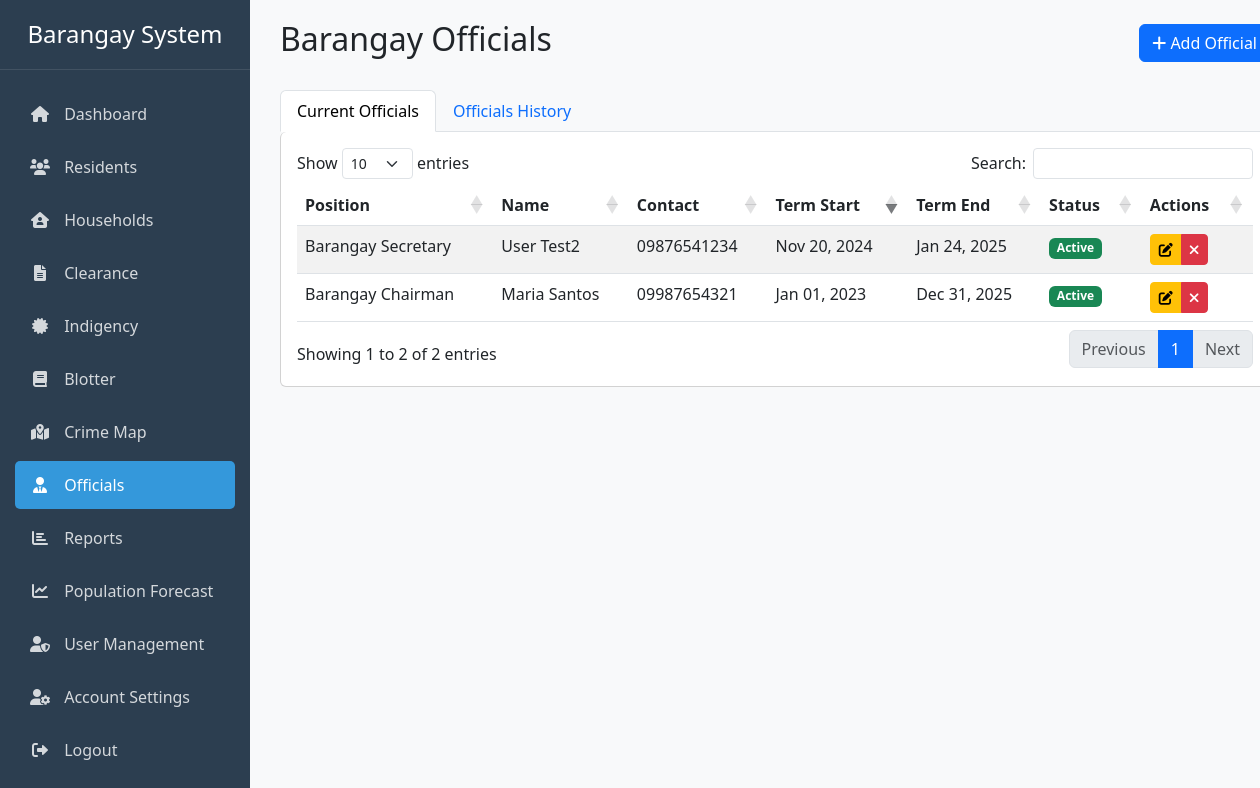
Screenshot of /officials.php (signed in) with the database file from the repository.
### tables this page shows
CREATE TABLE `officials` (
  `id` int(11) NOT NULL,
  `position` varchar(50) NOT NULL,
  `first_name` varchar(50) NOT NULL,
  `last_name` varchar(50) NOT NULL,
  `contact_number` varchar(20) DEFAULT NULL,
  `term_start` date NOT NULL,
  `term_end` date NOT NULL,
  `status` enum('Active','Inactive') DEFAULT 'Active'
);

### includes/permissions.php (called while the page is built, shortened)
<?php
function checkUserPermission($action) {
    $role = $_SESSION['role'];
    $permissions = [
        'admin' => [
            'create_resident' => true,
            'edit_resident' => true,
            'delete_resident' => true,
            'view_resident' => true,
            'create_household' => true,
            'edit_household' => true,
            'delete_household' => true,
            'view_household' => true,
            'create_indigency' => true,
            'edit_indigency' => true,
            'delete_indigency' => true,
            'view_indigency' => true,
            'print_indigency' => true,
            'create_clearance' => true,
            'edit_clearance' => true,
            'delete_clearance' => true,
            'view_clearance' => true,
            'print_clearance' => true,
            'view_officials' => true,
            'create_official' => true,
            'edit_official' => true,
            'end_official_term' => true,
            'create_blotter' => true,
            'edit_blotter' => true,
            'delete_blotter' => true,
            'view_blotter' => true,
            'change_blotter_status' => true
        ],
        'secretary' => [
            'create_resident' => false,
            'edit_resident' => false,
            'delete_resident' => false,
            'view_resident' => true,
            'create_household' => false,
            'edit_household' => false,
            'delete_household' => false,
            'view_household' => true,
            'create_indigency' => true,
            'edit_indigency' => false,
            'delete_indigency' => false,
            'view_indigency' => true,
            'print_indigency' => true,
            'create_clearance' => true,
            'edit_clearance' => false,
            'delete_clearance' => false,
            'view_clearance' => true,
            'print_clearance' => false,
            'view_officials' => true,
            'create_official' => false,
            'edit_official' => false,
            'end_official_term' => false,
            'create_blotter' => true,
            'edit_blotter' => true,
            'delete_blotter' => false,
            'view_blotter' => true,
            'change_blotter_status' => false
        ]
    ];
    return isset($permissions[$role][$action]) ? $permissions[$role][$action] : false;
}
?>

### officials.php (the view, shortened to what this page needs)
<?php
require_once 'config.php';
require_once 'includes/permissions.php';
$query = "SELECT * FROM officials WHERE status = 'Active' ORDER BY position";
$result = $conn->query($query);
$officials = $result->fetch_all(MYSQLI_ASSOC);
?>
<!DOCTYPE html>
<html lang="en">
<head>
    <link href="https://cdn.jsdelivr.net/npm/bootstrap@5.3.0/dist/css/bootstrap.min.css" rel="stylesheet">
    <link href="https://cdnjs.cloudflare.com/ajax/libs/font-awesome/6.0.0/css/all.min.css" rel="stylesheet">
    <link href="https://cdn.datatables.net/1.11.5/css/dataTables.bootstrap5.min.css" rel="stylesheet">
</head>
<body>
    <div class="container-fluid">
        <div class="row">
            <?php require_once __DIR__ . '/includes/header.php'; ?>
            <div class="col-md-9 col-lg-10 main-content">
                <div class="row mb-4">
                    <div class="col-12 d-flex justify-content-between align-items-center">
                        <h2>Barangay Officials</h2>
                        <?php if (checkUserPermission('create_official')): ?>
                        <button class="btn btn-primary" data-bs-toggle="modal" data-bs-target="#addOfficialModal">
                            <i class="fas fa-plus"></i> Add Official
                        </button>
                        <?php endif; ?>
                    </div>
                </div>
                <div class="row mt-4">
                    <div class="col-12">
                        <ul class="nav nav-tabs" id="officialsTab" role="tablist">
                            <li class="nav-item" role="presentation">
                                <button class="nav-link active" id="current-tab" data-bs-toggle="tab" data-bs-target="#current"
                                        type="button" role="tab" aria-controls="current" aria-selected="true">
                                    Current Officials
                                </button>
                            </li>
                            <li class="nav-item" role="presentation">
                                <button class="nav-link" id="history-tab" data-bs-toggle="tab" data-bs-target="#history"
                                        type="button" role="tab" aria-controls="history" aria-selected="false">
                                    Officials History
                                </button>
                            </li>
                        </ul>
                        <div class="tab-content" id="officialsTabContent">
                            <div class="tab-pane fade show active" id="current" role="tabpanel" aria-labelledby="current-tab">
                                <div class="card border-top-0">
                                    <div class="card-body">
                                        <div class="table-responsive">
                                            <table id="currentOfficialsTable" class="table table-striped">
                                                <thead>
                                                    <tr>
                                                        <th>Position</th>
                                                        <th>Name</th>
                                                        <th>Contact</th>
                                                        <th>Term Start</th>
                                                        <th>Term End</th>
                                                        <th>Status</th>
                                                        <?php if (checkUserPermission('edit_official') || checkUserPermission('end_official_term')): ?>
                                                            <th>Actions</th>
                                                        <?php endif; ?>
                                                    </tr>
                                                </thead>
                                                <tbody>
                                                    <?php foreach ($officials as $official): ?>
                                                    <tr>
                                                        <td><?= htmlspecialchars($official['position']) ?></td>
                                                        <td><?= htmlspecialchars($official['first_name'] . ' ' . $official['last_name']) ?></td>
                                                        <td><?= htmlspecialchars($official['contact_number']) ?></td>
                                                        <td><?= date('M d, Y', strtotime($official['term_start'])) ?></td>
                                                        <td><?= date('M d, Y', strtotime($official['term_end'])) ?></td>
                                                        <td>
                                                            <span class="badge bg-<?= $official['status'] == 'Active' ? 'success' : 'secondary' ?>">
                                                                <?= $official['status'] ?>
                                                            </span>
                                                        </td>
                                                        <?php if (checkUserPermission('edit_official') || checkUserPermission('end_official_term')): ?>
                                                        <td>
                                                            <div class="btn-group" role="group">
                                                                <?php if (checkUserPermission('edit_official')): ?>
                                                                    <button class="btn btn-sm btn-warning"
                                                                            title="Edit"
                                                                            data-bs-toggle="modal"
                                                                            data-bs-target="#editOfficialModal<?= $official['id'] ?>">
                                                                        <i class="fas fa-edit"></i>
                                                                    </button>
                                                                <?php endif; ?>
                                                                <?php if (checkUserPermission('end_official_term')): ?>
                                                                    <button class="btn btn-sm btn-danger"
                                                                            title="End Term"
                                                                            data-bs-toggle="modal"
                                                                            data-bs-target="#endTermModal<?= $official['id'] ?>">
                                                                        <i class="fas fa-times"></i>
                                                                    </button>
                                                                <?php endif; ?>
                                                            </div>
                                                        </td>
                                                        <?php endif; ?>
                                                    </tr>
                                                    <?php endforeach; ?>
                                                </tbody>
                                            </table>
                                        </div>
                                    </div>
                                </div>
                            </div>
                        </div>
                    </div>
                </div>
            </div>
        </div>
    </div>
</body>
</html>

### css/sidebar.css (style rules this page uses)
.main-content { margin-left: 250px; padding: 20px 30px; min-height: 100vh; background-color: #f8f9fa; }

### officials.php (style rules this page uses)
.main-content { padding: 20px; }

### rows the page displays
officials: position "Barangay Chairman", first_name+last_name "Maria Santos", contact_number "09987654321", term_start "Jan 01, 2023", term_end "Dec 31, 2025", status "Active"
officials: position "Barangay Secretary", first_name+last_name "User Test2", contact_number "09876541234", term_start "Nov 20, 2024", term_end "Jan 24, 2025", status "Active"
